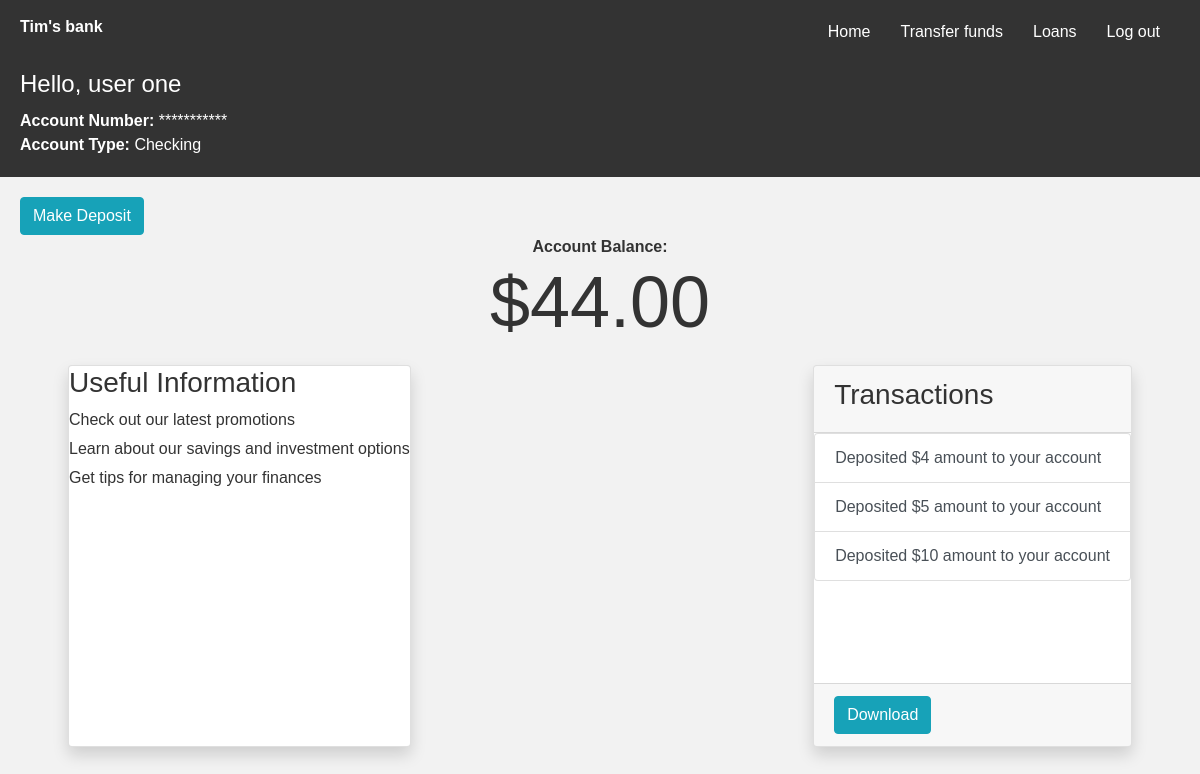
The page / (signed in) on the database its author committed.
### banking/models.py (models this page shows, shortened)
class Account(models.Model):
    user = models.ForeignKey(
        User, on_delete=models.CASCADE, related_name="account_holder")
    account_number = models.CharField(max_length=10, unique=True, blank=True)
    balance = models.DecimalField(max_digits=10, decimal_places=2, default=0)
    unique_together = ["user", "account_number"]

class User(AbstractUser):
    pass

class Transactions(models.Model):
    account = models.ForeignKey(Account, on_delete=models.CASCADE)
    transactions = models.CharField(max_length=64, null=True)
    timestamp = models.DateTimeField(auto_now=True)

### banking/views.py (the view)
# urls.py: path('', views.index, name="index"),
@login_required()
def index(request):
    account = Account.objects.get(user=request.user)
    transactions = Transactions.objects.filter(
        account=account).order_by('-timestamp')
    return render(request, 'banking/homepage.html', {"account": account, "transactions": transactions})

### banking/templates/banking/homepage.html (shortened to what this page needs)
{% extends "banking/layout.html" %} {% load static %} {% block body %}
<body>
  <header>
    <h1>Hello, {{account.user.first_name}} {{account.user.last_name}}</h1>
    <nav>
      <strong>Account Number: </strong><span data-toggle="tooltip" title="Click to see/hide account number" id="account_number" data-account_number="{{account.account_number}}" style="cursor:grab;"> *********** </span> <br>
      <strong >Account Type: </strong> Checking
    </nav>
  </header>
  <main>
    <section id="account-summary">
      <button
      type="button"
      class="btn btn-info"
      data-toggle="modal"
      data-target="#myModal"
      id="open_deposit"
    >
      Make Deposit
    </button>
        <div style="text-align: center;"><strong class="">Account Balance:</strong> <div class="display-3">${{account.balance}}</div></div>
    </section>
    <section id="widget">
      <div class="card shadow mb-5 ml-5 bg-white rounded">
        <h3>Useful Information</h3>
        <ul>
          <li>Check out our latest promotions</li>
          <li>Learn about our savings and investment options</li>
          <li>Get tips for managing your finances</li>
        </ul>
      </div>
      <div class="card shadow mb-5 mr-5 bg-white rounded">
        <div class="card-header"> <h3>Transactions</h3></div>
    <div class="card-body p-0">
      <ul class="list-group m-0">
      {% for history in transactions %}
    <li class="list-group-item list-group-item-action" data-toggle="tooltip" title="{{history.timestamp}}" data-placement="top">{{history.transactions}}</li>
    {% empty %}
    <div>No transaction yet</div>
    {% endfor %}
  </ul></div>
  <div class="card-footer"><button class="btn btn-info"><a href="{% url 'download_csv'%}" style="text-decoration: none; color: white;"> Download</a> </button></div>
      </div>
    </section>
  </main>
  </div>
</body>
  {% endblock%} {% block script %}
  <link href="{% static 'banking/homepage/style.css' %}" rel="stylesheet" />
  {% endblock %}

### banking/static/banking/style.css (style rules this page uses)
body { margin: 0; }

### banking/static/banking/homepage/style.css (style rules this page uses)
body, h1, h2, p, ul { margin: 0; padding: 0; }
body { font-family: Arial, sans-serif; font-size: 16px; }
body { background-color: #f2f2f2; color: #333; }
header { background-color: #333; color: #fff; padding: 20px; }
h1 { font-size: 24px; }
nav { margin-top: 10px; }
main { padding: 20px; }
section { margin-bottom: 20px; }
ul { list-style-type: none; }
li { margin-bottom: 5px; }
#widget { display: flex; justify-content: space-between; margin-top: 20px; }
.list-group { height: 250px; max-height: 250px; margin-bottom: 10px; overflow: scroll; -webkit-overflow-scrolling: touch; }

### rows shown on the page
Account: user.first_name "user", user.last_name "one", balance "44.00"
Transactions: transactions "Deposited $4 amount to your account"
Transactions: transactions "Deposited $5 amount to your account"
Transactions: transactions "Deposited $10 amount to your account"
